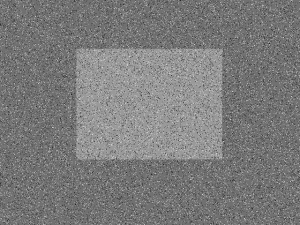
#> input picture OPENCV_3/Uyarlanabilir Eşikleme, Otsu Binarization/shape_noise.png, 300 x 225 px
$ python '2.ders-1.dersin_devamı_seklinde-uyarlanabilir_esikleme.py'
#> lines starting #> are read from the running program, lines starting #| are printed output that depends on the picture; after the words box and inside, x2 and y2 are one past the last pixel; in counts of white or black regions, pixels touching at a corner belong together
import cv2
import matplotlib.pyplot as plt

resim = cv2.imread("shape_noise.png", 0)
#> resim is the input picture: shape (225, 300); min 35, max 217, mean 122.9

# NORMAL BİR THRESHOLDİNG İŞLEMİ
_, th1 = cv2.threshold(resim, 127, 255, cv2.THRESH_BINARY)   # 127'nin altındakileri 0 yapıyor.
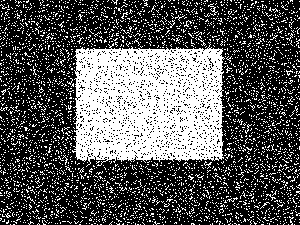
#> th1: shape (225, 300); 34.3% white; 3631 white regions (3628 under 20 px), largest, box (x1, y1, x2, y2) and area: (72, 42, 225, 167) 14628, (208, 3, 218, 16) 34, (204, 161, 212, 169) 20

# Otsu's thresholding
_, th2 = cv2.threshold(resim, 0, 255, cv2.THRESH_BINARY + cv2.THRESH_OTSU)
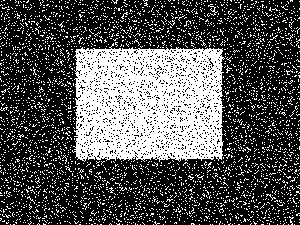
#> th2: shape (225, 300); 32.3% white; 3593 white regions (3591 under 20 px), largest, box (x1, y1, x2, y2) and area: (72, 43, 225, 162) 14204, (208, 4, 218, 16) 32
# otsu'nun dezevantajı: resimlerdeki gürültüdür. gürültülü bir görselde thresholding işlemi yaptığımız zaman hiç iyi bir sonuç çıkmıyor.
# onun için blur yöntemini kullandık.

# blur yapıldıktan sonra thresholding işlemi
blur = cv2.GaussianBlur(resim, (15, 15), 0)
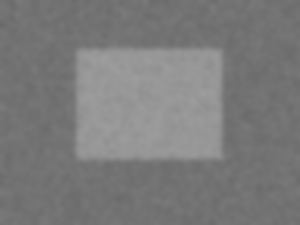
#> blur: shape (225, 300); min 106, max 157, mean 122.9
_, th3 = cv2.threshold(blur, 0, 255, cv2.THRESH_BINARY + cv2.THRESH_OTSU)
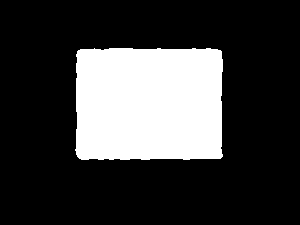
#> th3: shape (225, 300); 23.9% white; 1 white region, box (x1, y1, x2, y2) and area: (75, 48, 223, 160) 16101
# gürültüyü azaltarak ortalama değeri seçip altını 0 üstünü 255 olarak ayarlıyor

# 3'nün karşılaştırılması

plt.subplot(3, 3, 1), plt.imshow(resim, "gray"), plt.title("original resim")
plt.subplot(3, 3, 2), plt.hist(resim.ravel(), 256), plt.title("histogram")
plt.subplot(3, 3, 3), plt.imshow(th1, "gray"), plt.title("th1")

plt.subplot(3, 3, 4), plt.imshow(resim, "gray"), plt.title("original resim")
plt.subplot(3, 3, 5), plt.hist(resim.ravel(), 256), plt.title("histogram")
plt.subplot(3, 3, 6), plt.imshow(th2, "gray"), plt.title("th2")

plt.subplot(3, 3, 7), plt.imshow(blur, "gray"), plt.title("blur ")
plt.subplot(3, 3, 8), plt.hist(blur.ravel(), 256), plt.title("histogram")
plt.subplot(3, 3, 9), plt.imshow(th3, "gray"), plt.title("th3")

plt.show()
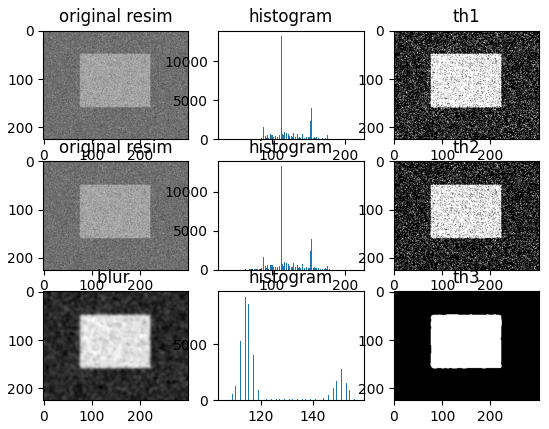
#> figure drawn by matplotlib, 9 panels; panel 2: tallest bar 13258 high, from x = 112.5 to 113.2; panel 5: tallest bar 13258 high, from x = 112.5 to 113.2; panel 8: tallest bar 9251 high, from x = 114 to 114.2
